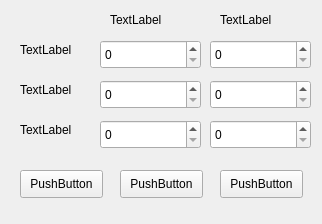
<?xml version="1.0" encoding="UTF-8"?>
<ui version="4.0">
 <class>settingInitPos</class>
 <widget class="QWidget" name="settingInitPos">
  <property name="geometry">
   <rect>
    <x>0</x>
    <y>0</y>
    <width>322</width>
    <height>224</height>
   </rect>
  </property>
  <property name="windowTitle">
   <string>Form</string>
  </property>
  <widget class="QPushButton" name="pushButton">
   <property name="geometry">
    <rect>
     <x>220</x>
     <y>170</y>
     <width>83</width>
     <height>28</height>
    </rect>
   </property>
   <property name="text">
    <string>PushButton</string>
   </property>
  </widget>
  <widget class="QPushButton" name="pushButton_2">
   <property name="geometry">
    <rect>
     <x>120</x>
     <y>170</y>
     <width>83</width>
     <height>28</height>
    </rect>
   </property>
   <property name="text">
    <string>PushButton</string>
   </property>
  </widget>
  <widget class="QPushButton" name="pushButton_3">
   <property name="geometry">
    <rect>
     <x>20</x>
     <y>170</y>
     <width>83</width>
     <height>28</height>
    </rect>
   </property>
   <property name="text">
    <string>PushButton</string>
   </property>
  </widget>
  <widget class="QLabel" name="label">
   <property name="geometry">
    <rect>
     <x>20</x>
     <y>40</y>
     <width>62</width>
     <height>20</height>
    </rect>
   </property>
   <property name="text">
    <string>TextLabel</string>
   </property>
  </widget>
  <widget class="QLabel" name="label_2">
   <property name="geometry">
    <rect>
     <x>20</x>
     <y>80</y>
     <width>62</width>
     <height>20</height>
    </rect>
   </property>
   <property name="text">
    <string>TextLabel</string>
   </property>
  </widget>
  <widget class="QLabel" name="label_3">
   <property name="geometry">
    <rect>
     <x>20</x>
     <y>120</y>
     <width>62</width>
     <height>20</height>
    </rect>
   </property>
   <property name="text">
    <string>TextLabel</string>
   </property>
  </widget>
  <widget class="QLabel" name="label_4">
   <property name="geometry">
    <rect>
     <x>110</x>
     <y>10</y>
     <width>91</width>
     <height>20</height>
    </rect>
   </property>
   <property name="text">
    <string>TextLabel</string>
   </property>
  </widget>
  <widget class="QLabel" name="label_5">
   <property name="geometry">
    <rect>
     <x>220</x>
     <y>10</y>
     <width>81</width>
     <height>20</height>
    </rect>
   </property>
   <property name="text">
    <string>TextLabel</string>
   </property>
  </widget>
  <widget class="QSpinBox" name="spinBox">
   <property name="geometry">
    <rect>
     <x>100</x>
     <y>40</y>
     <width>101</width>
     <height>29</height>
    </rect>
   </property>
  </widget>
  <widget class="QSpinBox" name="spinBox_2">
   <property name="geometry">
    <rect>
     <x>210</x>
     <y>40</y>
     <width>101</width>
     <height>29</height>
    </rect>
   </property>
  </widget>
  <widget class="QSpinBox" name="spinBox_3">
   <property name="geometry">
    <rect>
     <x>100</x>
     <y>80</y>
     <width>101</width>
     <height>29</height>
    </rect>
   </property>
  </widget>
  <widget class="QSpinBox" name="spinBox_4">
   <property name="geometry">
    <rect>
     <x>210</x>
     <y>80</y>
     <width>101</width>
     <height>29</height>
    </rect>
   </property>
  </widget>
  <widget class="QSpinBox" name="spinBox_5">
   <property name="geometry">
    <rect>
     <x>100</x>
     <y>120</y>
     <width>101</width>
     <height>29</height>
    </rect>
   </property>
  </widget>
  <widget class="QSpinBox" name="spinBox_6">
   <property name="geometry">
    <rect>
     <x>210</x>
     <y>120</y>
     <width>101</width>
     <height>29</height>
    </rect>
   </property>
  </widget>
  <zorder>pushButton_2</zorder>
  <zorder>pushButton_3</zorder>
  <zorder>label</zorder>
  <zorder>label_2</zorder>
  <zorder>label_3</zorder>
  <zorder>label_4</zorder>
  <zorder>label_5</zorder>
  <zorder>spinBox</zorder>
  <zorder>spinBox_2</zorder>
  <zorder>spinBox_3</zorder>
  <zorder>spinBox_4</zorder>
  <zorder>spinBox_5</zorder>
  <zorder>spinBox_6</zorder>
  <zorder>pushButton</zorder>
 </widget>
 <resources/>
 <connections/>
</ui>
